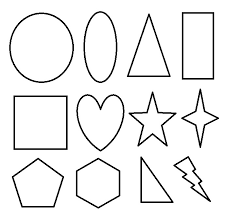
#> input picture Shape.jpc.png, 225 x 224 px, given in place of the camera
$ python Popoe.py
#> lines starting #> are read from the running program, lines starting #| are printed output that depends on the picture; after the words box and inside, x2 and y2 are one past the last pixel; in counts of white or black regions, pixels touching at a corner belong together
import cv2
import numpy as np
def nothing(x):
    pass
img=cv2.VideoCapture(0)
cv2.namedWindow("Trackbars")
cv2.createTrackbar("L-H", "Trackbars",0, 255,nothing)
#> slider 'L-H' is set to 51
cv2.createTrackbar("U-S", "Trackbars",0, 255,nothing)
#> slider 'U-S' is set to 255
ret, frame1=img.read()
#> frame1 is the input picture: shape (224, 225, 3); min 0, max 255, mean 240
while(True):
    ret, frame1=img.read()
    l_h = cv2.getTrackbarPos("L-H", "Trackbars")
    u_s = cv2.getTrackbarPos("U-S", "Trackbars")
    imgGrey=cv2.cvtColor(frame1, cv2.COLOR_BGR2GRAY)
    _,thrash=cv2.threshold(imgGrey, l_h, u_s,cv2.THRESH_BINARY)
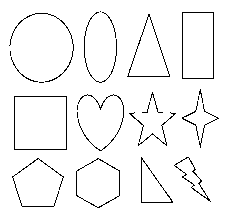
#> thrash: shape (224, 225); 96% white; black in thin lines or dots, all inside (x1, y1, x2, y2) = (9, 11, 219, 208)
    contours,_=cv2.findContours(thrash, cv2.RETR_TREE, cv2.CHAIN_APPROX_SIMPLE)
#> contours = 404 contours, 380 with area under 20; largest, box (x1, y1, x2, y2) and area: (0, 0, 225, 224) 49952, (13, 95, 68, 151) 2968, (15, 97, 66, 149) 2550, (181, 11, 215, 80) 2242, (183, 13, 213, 78) 1856
    for contour in contours:
        approx=cv2.approxPolyDP(contour, 0.1* cv2.arcLength(contour, True), True)
        if (cv2.contourArea(contour)>1000 and cv2.contourArea(contour)<30000 and len(approx)>2):
            cv2.drawContours(frame1, [approx], 0, (0,0,255), 8)
            x=approx.ravel()[0]
            y=approx.ravel()[1]
            if(len(approx)==3):
                cv2.putText(frame1, 'Triunghi', (x, y), cv2.FONT_HERSHEY_SIMPLEX, 2, (102, 255, 51), 5, cv2.LINE_AA)
            elif(len(approx)==4):
                x ,y, w, h = cv2.boundingRect(approx)
                aspectRatio = float(w)/float(h)
                if aspectRatio >= 0.8 and aspectRatio <= 1.2:
                    cv2.putText(frame1, 'Patrat', (x, y), cv2.FONT_HERSHEY_SIMPLEX, 2, (204, 0, 0), 5, cv2.LINE_AA)
                else:
                    cv2.putText(frame1, 'Dreptunghi', (x, y), cv2.FONT_HERSHEY_COMPLEX, 2, (0, 255, 255), 5, cv2.LINE_AA)
#> this loop made 404 passes
#> (w, h, aspectRatio) on passes 261, 262, 400, 401: (55, 56, 0.982), (51, 52, 0.981), (34, 69, 0.493), (30, 65, 0.462)
#> approx on passes 1 to 6: [[0, 0], [0, 223], [224, 223], [224, 0]], [[94, 206], [95, 205], [97, 206], [96, 207]], [[21, 206], [54, 206]], [[103, 205], [99, 208], [96, 207]], [[102, 204], [103, 203], [105, 204], [104, 205]], [[89, 203], [91, 202], [95, 205], [93, 206]]
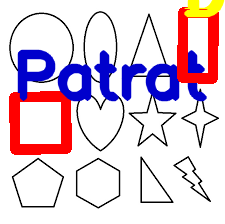
#> frame1: shape (224, 225, 3); 17.96% of pixels changed, all inside (x1, y1, x2, y2) = (9, 0, 225, 155)
    cv2.imshow('video', frame1)
    cv2.imshow('vid', thrash)
    ret, frame1 = img.read()
    if(cv2.waitKey(1) & 0xFF == ord('q')):
#> (key q is pressed here)
        break


cv2.destroyAllWindows()
